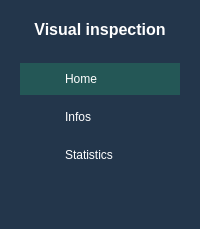
     <widget class="QWidget" name="leftMenu" native="true">
      <property name="minimumSize">
       <size>
        <width>100</width>
        <height>0</height>
       </size>
      </property>
      <property name="maximumSize">
       <size>
        <width>200</width>
        <height>16777215</height>
       </size>
      </property>
      <property name="styleSheet">
       <string notr="true">background-color: rgb(85, 170, 255);

background-color: rgb(235, 235, 235);

background-color: #23364B;</string>
      </property>
      <layout class="QVBoxLayout" name="verticalLayout_7">
       <item>
        <widget class="QWidget" name="logoWidget" native="true">
         <layout class="QVBoxLayout" name="verticalLayout_10">
          <item alignment="Qt::AlignHCenter|Qt::AlignVCenter">
           <widget class="QLabel" name="logoLabel">
            <property name="maximumSize">
             <size>
              <width>16777215</width>
              <height>30</height>
             </size>
            </property>
            <property name="font">
             <font>
              <pointsize>12</pointsize>
              <weight>75</weight>
              <bold>true</bold>
             </font>
            </property>
            <property name="mouseTracking">
             <bool>true</bool>
            </property>
            <property name="layoutDirection">
             <enum>Qt::LeftToRight</enum>
            </property>
            <property name="autoFillBackground">
             <bool>false</bool>
            </property>
            <property name="styleSheet">
             <string notr="true">color: #fff;</string>
            </property>
            <property name="locale">
             <locale language="English" country="UnitedStates"/>
            </property>
            <property name="text">
             <string>Visual inspection</string>
            </property>
            <property name="alignment">
             <set>Qt::AlignCenter</set>
            </property>
            <property name="wordWrap">
             <bool>false</bool>
            </property>
           </widget>
          </item>
         </layout>
        </widget>
       </item>
       <item>
        <widget class="QWidget" name="pagesWidget" native="true">
         <property name="styleSheet">
          <string notr="true">color: #fff;</string>
         </property>
         <layout class="QVBoxLayout" name="verticalLayout_8">
          <item>
           <widget class="QWidget" name="homeWidget" native="true">
            <property name="maximumSize">
             <size>
              <width>16777215</width>
              <height>16777215</height>
             </size>
            </property>
            <property name="styleSheet">
             <string notr="true">background-color: rgb(255, 255, 255);
background-color: #245756;</string>
            </property>
            <layout class="QHBoxLayout" name="horizontalLayout_6">
             <item>
              <widget class="QLabel" name="homeIcon">
               <property name="sizePolicy">
                <sizepolicy hsizetype="Preferred" vsizetype="Preferred">
                 <horstretch>0</horstretch>
                 <verstretch>0</verstretch>
                </sizepolicy>
               </property>
               <property name="minimumSize">
                <size>
                 <width>0</width>
                 <height>0</height>
                </size>
               </property>
               <property name="maximumSize">
                <size>
                 <width>30</width>
                 <height>25</height>
                </size>
               </property>
               <property name="sizeIncrement">
                <size>
                 <width>0</width>
                 <height>0</height>
                </size>
               </property>
               <property name="baseSize">
                <size>
                 <width>0</width>
                 <height>0</height>
                </size>
               </property>
               <property name="text">
                <string/>
               </property>
               <property name="pixmap">
                <pixmap resource="resource1.qrc">:/icons/feather/home.svg</pixmap>
               </property>
              </widget>
             </item>
             <item>
              <widget class="QLabel" name="homeLabel">
               <property name="styleSheet">
                <string notr="true">color: #fff;</string>
               </property>
               <property name="text">
                <string>Home</string>
               </property>
              </widget>
             </item>
            </layout>
           </widget>
          </item>
          <item>
           <widget class="QWidget" name="infoWidget" native="true">
            <layout class="QHBoxLayout" name="horizontalLayout_7">
             <item>
              <widget class="QLabel" name="infoIcon">
               <property name="maximumSize">
                <size>
                 <width>30</width>
                 <height>25</height>
                </size>
               </property>
               <property name="text">
                <string/>
               </property>
               <property name="pixmap">
                <pixmap resource="resource1.qrc">:/icons/feather/info.svg</pixmap>
               </property>
              </widget>
             </item>
             <item>
              <widget class="QLabel" name="infoLabel">
               <property name="text">
                <string>Infos</string>
               </property>
              </widget>
             </item>
            </layout>
           </widget>
          </item>
          <item>
           <widget class="QWidget" name="statWidget" native="true">
            <layout class="QHBoxLayout" name="horizontalLayout_8">
             <item>
              <widget class="QLabel" name="statIcon">
               <property name="maximumSize">
                <size>
                 <width>30</width>
                 <height>25</height>
                </size>
               </property>
               <property name="text">
                <string/>
               </property>
               <property name="pixmap">
                <pixmap resource="resource1.qrc">:/icons/feather/activity.svg</pixmap>
               </property>
              </widget>
             </item>
             <item>
              <widget class="QLabel" name="statLabel">
               <property name="text">
                <string>Statistics</string>
               </property>
              </widget>
             </item>
            </layout>
           </widget>
          </item>
         </layout>
        </widget>
       </item>
       <item>
        <widget class="QWidget" name="elseWidget" native="true">
         <layout class="QVBoxLayout" name="verticalLayout_9">
          <item alignment="Qt::AlignHCenter|Qt::AlignBottom">
           <widget class="QPushButton" name="settingsButton">
            <property name="maximumSize">
             <size>
              <width>60</width>
              <height>30</height>
             </size>
            </property>
            <property name="styleSheet">
             <string notr="true">border: 0;</string>
            </property>
            <property name="text">
             <string/>
            </property>
            <property name="icon">
             <iconset resource="resource1.qrc">
              <normaloff>:/icons/feather/settings.svg</normaloff>:/icons/feather/settings.svg</iconset>
            </property>
            <property name="iconSize">
             <size>
              <width>22</width>
              <height>22</height>
             </size>
            </property>
           </widget>
          </item>
         </layout>
        </widget>
       </item>
      </layout>
     </widget>
